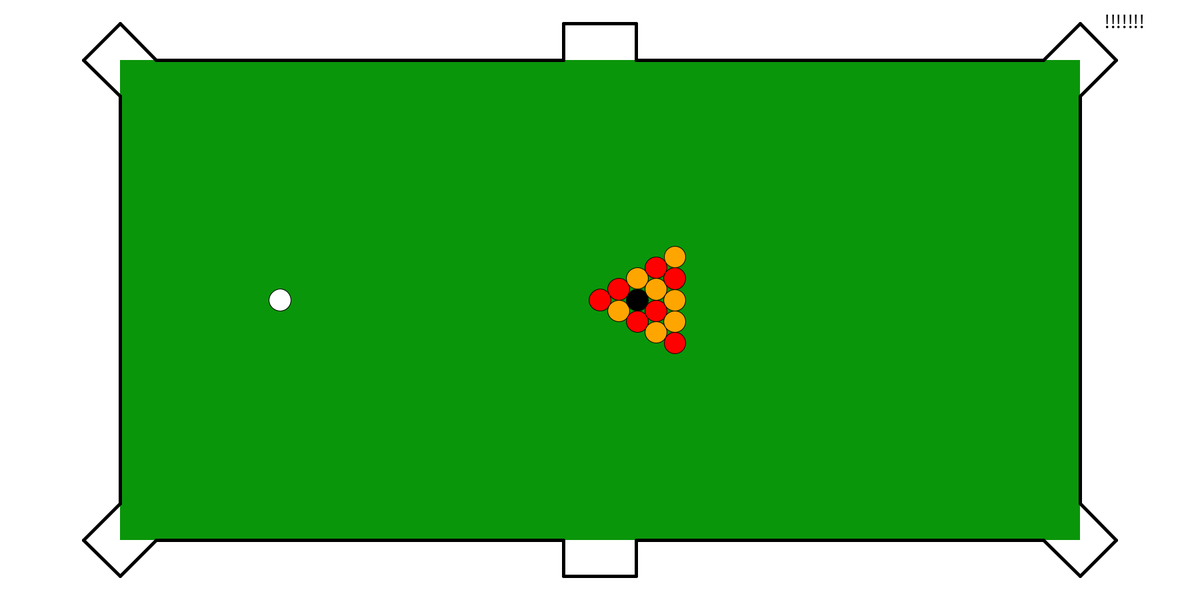
Frame 1 (no input)
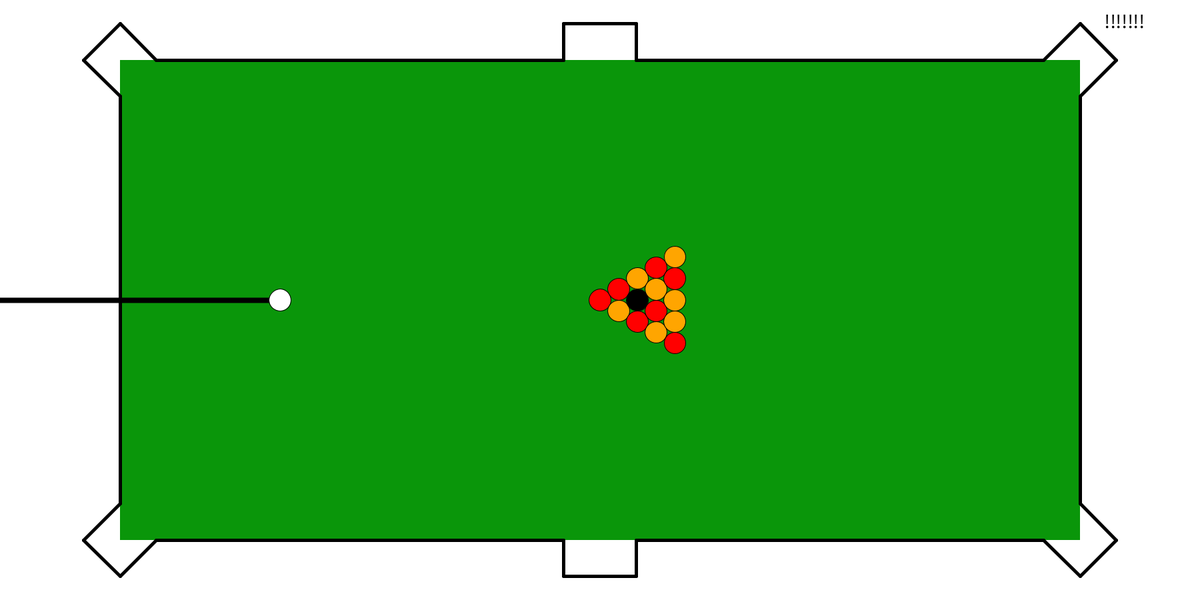
Frame 60 (the mouse pressed at the canvas centre just before this capture)
Frame 120 (the mouse held since frame 60 and released just before this capture): identical to frame 60, image omitted

The Processing sketch that drew these frames (run headless with seeded random() and noise(); from frame 60 on, the mouse is pressed at the canvas centre):

// Processing sketch: billard
// ── billard.pde
float[] xBalles, yBalles;
float[] vitessesX, vitessesY;
float[] m;
int nombreDeBalles = 16;
float vitesseX = 1;
float vitesseY = 1;
color[] couleursBoules;
boolean afficherBaton = true;

final float billardLargeur = 2.54;
final float billardHauteur = 1.27;
final float ratio = billardLargeur / billardHauteur;
final float diametreBalle = 57. / 1000;

final float height = 900, width = height * ratio;
final float hauteur = height * 0.8, largeur = hauteur * ratio;
final float scale = hauteur / billardHauteur;

final float dt = 0.001;

float trouX = 0.038 * billardLargeur;
float trouY =trouX;

float[] lines = new float[]{
  -billardLargeur / 2 + trouX, billardHauteur / 2, - trouX , billardHauteur / 2,
  -billardLargeur / 2, billardHauteur / 2 + trouY, -billardLargeur / 2 + trouX, billardHauteur / 2,
  -billardLargeur / 2, billardHauteur / 2 + trouY, -billardLargeur / 2 - trouX, billardHauteur / 2,
  -billardLargeur / 2, billardHauteur / 2 - trouY, -billardLargeur / 2 - trouX, billardHauteur / 2,
  
   trouX, billardHauteur / 2, billardLargeur / 2 - trouX, billardHauteur / 2,
  -trouX, billardHauteur / 2, -trouX, billardHauteur / 2 + trouY,
  -trouX, billardHauteur / 2 + trouY, trouX, billardHauteur / 2 + trouY,
   trouX, billardHauteur / 2 + trouY, trouX, billardHauteur / 2,
   
  -billardLargeur / 2 + trouX, -billardHauteur / 2, - trouX, -billardHauteur / 2,
  -billardLargeur / 2, -billardHauteur / 2 + trouY, -billardLargeur / 2 - trouX, -billardHauteur / 2,
  -billardLargeur / 2, -billardHauteur / 2 - trouY, -billardLargeur / 2 + trouX, -billardHauteur / 2,
  -billardLargeur / 2, -billardHauteur / 2 - trouY, -billardLargeur / 2 - trouX, -billardHauteur / 2,
   
   trouX, -billardHauteur / 2, billardLargeur / 2 - trouX, -billardHauteur / 2,
  -trouX, -billardHauteur / 2, -trouX, -billardHauteur / 2 - trouY,
  -trouX, -billardHauteur / 2 - trouY, trouX, -billardHauteur / 2 - trouY,
   trouX, -billardHauteur / 2 - trouY, trouX, -billardHauteur / 2,
   
  -billardLargeur / 2, -billardHauteur / 2 + trouY, -billardLargeur / 2, billardHauteur / 2 - trouY,
  billardLargeur / 2, billardHauteur / 2 + trouY, billardLargeur / 2 + trouX, billardHauteur / 2,
  billardLargeur / 2, billardHauteur / 2 + trouY, billardLargeur / 2 - trouX, billardHauteur / 2,
  billardLargeur / 2, billardHauteur / 2 - trouY, billardLargeur / 2 + trouX, billardHauteur / 2,
  
  billardLargeur / 2, -billardHauteur / 2 + trouY, billardLargeur / 2, billardHauteur / 2 - trouY,
  billardLargeur / 2, -billardHauteur / 2 + trouY, billardLargeur / 2 + trouX, -billardHauteur / 2,
  billardLargeur / 2, -billardHauteur / 2 - trouY, billardLargeur / 2 + trouX, -billardHauteur / 2,
  billardLargeur / 2, -billardHauteur / 2 - trouY, billardLargeur / 2 - trouX, -billardHauteur / 2,
};

float queueLongueur = 1;
float queueEpaisseur = 8;
float queueX, queueY;
float queueDirectionX = 1;
float angleQueue = 0;

float[] collision(float r, float cx,float cy,float p1x, float p1y, float p2x, float p2y){
  float ex=(p2x-p1x);float ey=(p2y-p1y);
  float norme=sqrt(ex*ex+ey*ey);
  ex/=norme;ey/=norme;
  float nx=ey,ny=-ex;
  float Ox=(p1x+p2x)/2,Oy=(p1y+p2y)/2;
  float Cx=cx-Ox,Cy=cy-Oy;
  float Cxloc=ps(Cx,Cy,ex,ey);
  float Cyloc=ps(Cx,Cy,nx,ny);
  float l=distance(p1x,p1y,p2x,p2y)/2;
  if (abs(Cyloc)<r) {
    if(abs(Cxloc)<l)
    //if (true)
    {
      if(Cyloc>0) return new float[] {nx,ny};
      if(Cyloc<0) return new float[] {-nx,-ny};
    }
    else
    {
      float d1=distance(p1x,p1y,cx,cy);
      float d2=distance(p2x,p2y,cx,cy);
      if(d1<r) return new float[] {(cx-p1x)/d1,(cy-p1y)/d1};
      if(d2<r) return new float[] {(cx-p2x)/d2,(cy-p2y)/d2};
    }
  }
  return null;
}

void settings() {
  size((int) width, (int) height);
}

void setup() {
  xBalles = new float[nombreDeBalles];
  yBalles = new float[nombreDeBalles];
  vitessesX = new float[nombreDeBalles];
  vitessesY = new float[nombreDeBalles];
  couleursBoules = new color[nombreDeBalles];
  m = new float[nombreDeBalles];

  couleursBoules[0] = color(255);
  couleursBoules[1] = color(255, 0, 0);
  couleursBoules[2] = color(255, 165, 0);
  couleursBoules[3] = color(255, 0, 0);
  couleursBoules[4] = color(255, 0, 0);
  couleursBoules[5] = color(0, 0, 0);
  couleursBoules[6] = color(255, 165, 0);
  couleursBoules[7] = color(255, 165, 0);
  couleursBoules[8] = color(255, 0, 0);
  couleursBoules[9] = color(255, 165, 0);
  couleursBoules[10] = color(255, 0, 0);
  couleursBoules[11] = color(255, 0, 0);
  couleursBoules[12] = color(255, 165, 0);
  couleursBoules[13] = color(255, 165, 0);
  couleursBoules[14] = color(255, 0, 0);
  couleursBoules[15] = color(255, 165, 0);

  xBalles[0] = 0 - billardLargeur / 3;
  yBalles[0] = 0;
  vitessesX[0] = 0;
  vitessesY[0] = 0;
  m[0] = 1;

  float vx = sqrt(3) / 2, vy = -0.5;
  vx *= diametreBalle * (1. + 2. / 1000); vy *= diametreBalle * (1. + 2. / 1000);
  int i = 0;
  for (int j = 0; j < 5; j++)
    for (int k = 0; k < j + 1; k++) {
      i++;
      xBalles[i] = j * vx + random(-1, 1) * diametreBalle / 1000;
      yBalles[i] = j * vy + k * diametreBalle + random(-1, 1) * diametreBalle / 1000;
      vitessesX[i] = 0;
      vitessesY[i] = 0;
      m[i] = 1;
    }

  queueX = xBalles[0] - queueLongueur;
  queueY = yBalles[0] - queueLongueur;
}

void draw() {
  //arrière plan et terrain
  background(255);
  translate(width / 2, height / 2);
  scale(1, -1);
  noStroke();
  fill(10, 150, 10);
  rect(-largeur / 2, -hauteur / 2, largeur, hauteur);

//bordure terrain
  stroke(0);
  strokeWeight(5);
  for (int i = 0; i < lines.length / 4; i++) {
    line(lines[4 * i]*scale, lines[4 * i + 1]*scale, lines[4 * i + 2]*scale, lines[4 * i + 3]*scale);
  }
  strokeWeight(1);

//gestion affichage baton
  if (afficherBaton) {
    pushMatrix();
    translate(queueX * scale, queueY * scale);
    rotate(angleQueue);
    strokeWeight(queueEpaisseur);
    line(0, 0, queueLongueur * queueDirectionX * scale, 0);
    popMatrix();
    strokeWeight(1);
  }

//créer les boules
  for (int i = 0; i < nombreDeBalles; i++) {
    appliquerForceFrottement(i);
    fill(couleursBoules[i]);
    ellipse(xBalles[i] * scale, yBalles[i] * scale, diametreBalle * scale, diametreBalle * scale);
  }

//collision mur
for (int i = 0; i < nombreDeBalles; i++) 
    for (int k = 0; k < lines.length / 4; k++) {
      float[] N=collision(diametreBalle/2,xBalles[i], yBalles[i],lines[4 * k], lines[4 * k + 1], lines[4 * k + 2], lines[4 * k + 3]);
      if(N!=null){
        float pv = 2 * ps(vitessesX[i], vitessesY[i], N[0], N[1]);
         if (pv < 0) {
          vitessesX[i] = vitessesX[i] - pv * N[0];
          vitessesY[i] = vitessesY[i] - pv * N[1];
        }
      }
  }
  
//collision boules
  for (int i = 0; i < nombreDeBalles; i++) {
    for (int k = 0; k < i; k++) {
      gestionCollision(i, k);
    }
  }

  updateQueuePosition();
  canPlay();

  for (int i = 0; i < nombreDeBalles; i++) {
    xBalles[i] += dt * vitessesX[i];
    yBalles[i] += dt * vitessesY[i];
  }
}

void gestionCollision(int indexBalle1, int indexBalle2) {
  float distanceEntreBalles = distance(xBalles[indexBalle1], yBalles[indexBalle1], xBalles[indexBalle2], yBalles[indexBalle2]);
  float rayonTotal = diametreBalle / 2 + diametreBalle / 2;

  if (distanceEntreBalles < rayonTotal) {
    float eX = xBalles[indexBalle2] - xBalles[indexBalle1];
    float eY = yBalles[indexBalle2] - yBalles[indexBalle1];
    float norme = sqrt(sq(eX) + sq(eY));
    eX /= norme;
    eY /= norme;
    float dvX = vitessesX[indexBalle2] - vitessesX[indexBalle1];
    float dvY = vitessesY[indexBalle2] - vitessesY[indexBalle1];

    float P = -2 * m[indexBalle1] * m[indexBalle2] / (m[indexBalle1] + m[indexBalle2]) * (dvX * eX + dvY * eY);
    if (P > 0) {
      vitessesX[indexBalle1] -= P * eX / m[indexBalle1];
      vitessesY[indexBalle1] -= P * eY / m[indexBalle1];
      vitessesX[indexBalle2] += P * eX / m[indexBalle2];
      vitessesY[indexBalle2] += P * eY / m[indexBalle2];
    }
  }
}

//produit scalaire
float ps(float a, float b, float c, float d) {
  return a * c + b * d;
}

float distance(float x1, float y1, float x2, float y2) {
  return dist(x1, y1, x2, y2);
}

void updateQueuePosition() {
  queueX = xBalles[0] - queueLongueur * cos(angleQueue);
  queueY = yBalles[0] - queueLongueur * sin(angleQueue);
}

void propulserBouleBlanche() {
  float vitesseQueue = 20;
  vitessesX[0] = vitesseQueue * cos(angleQueue) * queueDirectionX;
  vitessesY[0] = vitesseQueue * sin(angleQueue); 
}

void appliquerForceFrottement(int indexBalle) {
  float coefficientFrottement = 0.995;

  vitessesX[indexBalle] *= coefficientFrottement;
  vitessesY[indexBalle] *= coefficientFrottement;
}

void canPlay() {
  rotate(PI);
  fill(0);
  textSize(30);
  if (vitessesX[0] <= 0.2 && vitessesY[0] <= 0.2) {
    text("!!!!!!!", (-width / 2.2), (-height / 2.2));
  } else {
    text("", 0, (-height / 2.2));
  }
}


void keyPressed() {
  if (keyCode == LEFT) {
    angleQueue -= radians(1);
  } else if (keyCode == RIGHT) {
    angleQueue += radians(1);
  } else if (keyCode == DOWN) {
    if (vitessesX[0] <= 0.2 && vitessesY[0] <= 0.2) {
      afficherBaton = !afficherBaton;
    }
  } else if (keyCode == UP) {
    if (vitessesX[0] <= 0.2 && vitessesY[0] <= 0.2 && afficherBaton == true) {
      afficherBaton = !afficherBaton;
      propulserBouleBlanche();
    }  
  }
}
